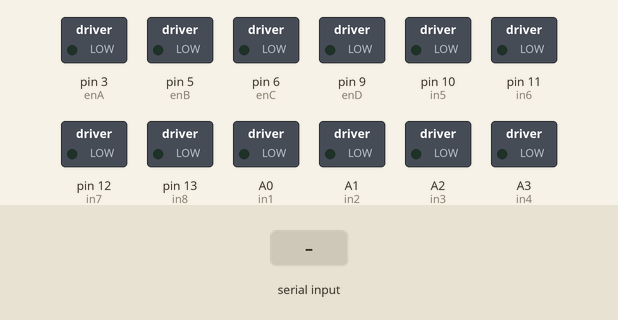
Recording of a sketch running on a simulated Arduino Mega 2560, built with avr-gcc and run on an emulated ATmega2560. On the bench: switched loads named in the sketch (green lamp = pin HIGH). The inputs (shaded band) are chosen by the test bench.

Above: at 1.2 s.
1.3 s: "A" received over the second serial link
At 1.9 s:
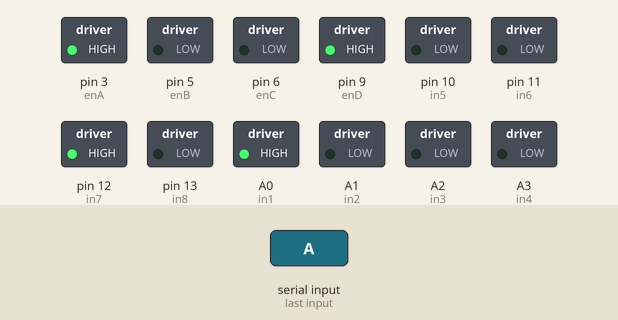
2.8 s: "B" received over the second serial link
At 4.0 s:
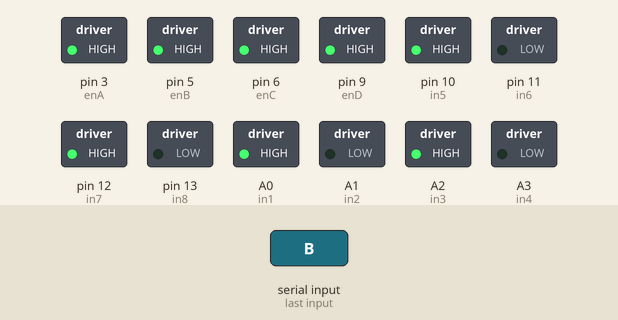
4.3 s: "D" received over the second serial link
At 5.3 s:
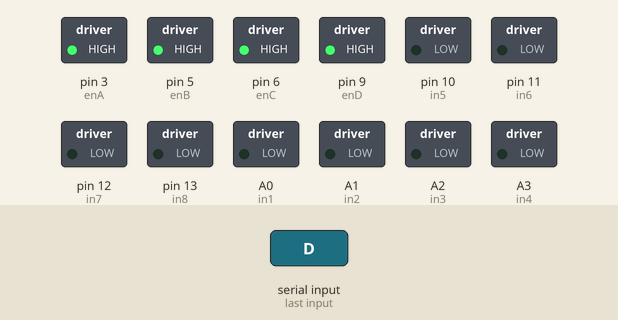
5.8 s: "E" received over the second serial link
At 6.5 s:
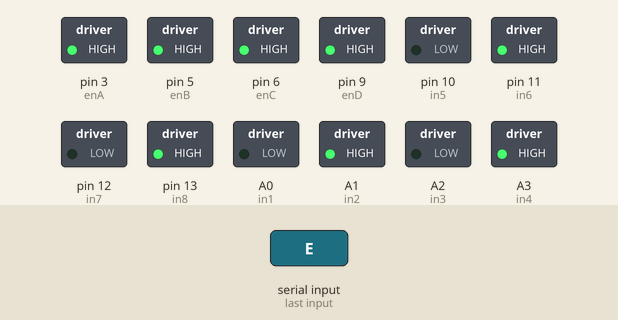
7.3 s: "A" received over the second serial link
At 7.6 s:
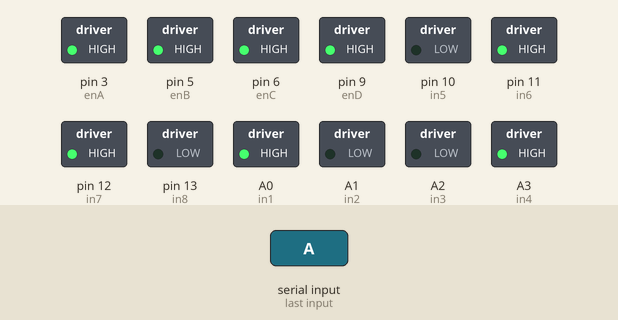
8.8 s: "C" received over the second serial link
At 10.0 s:
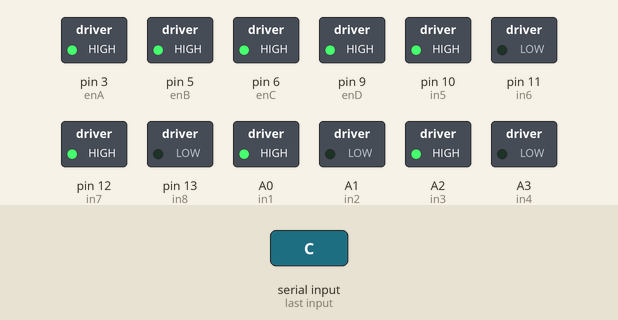
Timing chart, 0 to 11.3 s (numbered marks = the images above; inputs shaded):
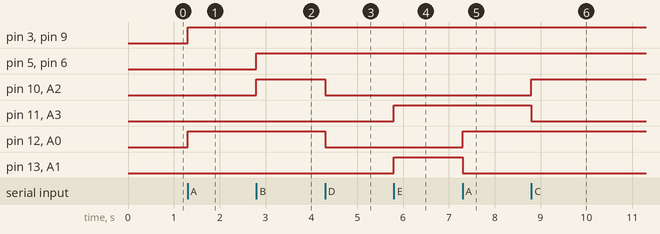

The sketch:

ForArduino.ino
```cpp
// motor one
int enA = 3;
int in1 = A0;
int in2 = A1;
// motor two
int enB = 5;
int in3 = A2;
int in4 = A3;

//motor three
int enC = 6;
int in5 = 10;
int in6 = 11;
//motor four
int enD = 9;
int in7 = 12;
int in8 = 13;


char remote;


void setup()
{
  // Set up both ports at 9600 baud. This value is most important
  // for the XBee. Make sure the baud rate matches the config
  // setting of your XBee.
  //XBee.begin(9600);
  //Serial.begin(9600);
  //while(!Serial){};
  Serial1.begin(9600);
  while(!Serial1){};

  pinMode(enA, OUTPUT);
  pinMode(enB, OUTPUT);
  pinMode(in1, OUTPUT);
  pinMode(in2, OUTPUT);
  pinMode(in3, OUTPUT);
  pinMode(in4, OUTPUT);

  pinMode(enC, OUTPUT);
  pinMode(enD, OUTPUT);
  pinMode(in5, OUTPUT);
  pinMode(in6, OUTPUT);
  pinMode(in7, OUTPUT);
  pinMode(in8, OUTPUT);
}

void loop()
{
  /*if (Serial.available())
  { // If data comes in from serial monitor, send it out to XBee
    XBee.write(Serial.read());
  }
  if (XBee.available())
  { // If data comes in from XBee, send it out to serial monitor
    Serial.write(XBee.read());
  }//*/


  if(Serial1.available())
  {
  //Serial.println((char)Serial1.read());
  remote = Serial1.read();
  }
  //Serial.println(remote);

  switch(remote){
      case 'A': //left stick
      // turn on motor B
      // turn on motor A
      digitalWrite(in1, HIGH);
      digitalWrite(in2, LOW);
      // set speed to 200 out of possible range 0~255
      analogWrite(enA, 255);
      // turn on motor D
      digitalWrite(in7, HIGH);
      digitalWrite(in8, LOW);
      // set speed to 200 out of possible range 0~255
      analogWrite(enD, 255);
        break;

      case 'B': //right stick
      digitalWrite(in3, HIGH);
      digitalWrite(in4, LOW);
      // set speed to 200 out of possible range 0~255
      analogWrite(enB, 255);
      // turn on motor C
      digitalWrite(in5, HIGH);
      digitalWrite(in6, LOW);
      // set speed to 200 out of possible range 0~255
      analogWrite(enC, 255);
        break;

      case 'C': //both sticks
      // turn on motor B
      digitalWrite(in3, HIGH);
      digitalWrite(in4, LOW);
      // set speed to 200 out of possible range 0~255
      analogWrite(enB, 255);
      // turn on motor C
      digitalWrite(in5, HIGH);
      digitalWrite(in6, LOW);
      // set speed to 200 out of possible range 0~255
      analogWrite(enC, 255);
      // turn on motor A
      digitalWrite(in1, HIGH);
      digitalWrite(in2, LOW);
      // set speed to 200 out of possible range 0~255
      analogWrite(enA, 255);
      // turn on motor D
      digitalWrite(in7, HIGH);
      digitalWrite(in8, LOW);
      // set speed to 200 out of possible range 0~255
      analogWrite(enD, 255);
        break;

      case 'D': //both not foward
      digitalWrite(in1, LOW);
      digitalWrite(in2, LOW);
      digitalWrite(in3, LOW);
      digitalWrite(in4, LOW);
      digitalWrite(in5, LOW);
      digitalWrite(in6, LOW);
      digitalWrite(in7, LOW);
      digitalWrite(in8, LOW);
        break;

      case 'E':
      digitalWrite(in1, LOW);
      digitalWrite(in2, HIGH);
      digitalWrite(in3, LOW);
      digitalWrite(in4, HIGH);
      digitalWrite(in5, LOW);
      digitalWrite(in6, HIGH);
      digitalWrite(in7, LOW);
      digitalWrite(in8, HIGH);
        break;

       case 'F':
      digitalWrite(in1, LOW);
      digitalWrite(in2, HIGH);
      digitalWrite(in7, LOW);
      digitalWrite(in8, HIGH);
        break;

       case 'G':
      digitalWrite(in3, LOW);
      digitalWrite(in4, HIGH);
      digitalWrite(in5, LOW);
      digitalWrite(in6, HIGH);
        break;
  } // */

  //delay(1000);
}
```

Measured:
- after the input at 1.3 s, pin 3 (enA), pin 9 (enD), pin 12 (in7), A0 (in1): LOW → HIGH at once
- after the input at 2.8 s, pin 5 (enB), pin 6 (enC), pin 10 (in5), A2 (in3): LOW → HIGH at once
- after the input at 4.3 s, pin 10 (in5), pin 12 (in7), A0 (in1), A2 (in3): HIGH → LOW at once
- after the input at 5.8 s, pin 11 (in6), pin 13 (in8), A1 (in2), A3 (in4): LOW → HIGH at once
- after the input at 7.3 s, pin 12 (in7), A0 (in1): LOW → HIGH at once; pin 13 (in8), A1 (in2): HIGH → LOW at once
- after the input at 8.8 s, pin 10 (in5), A2 (in3): LOW → HIGH at once; pin 11 (in6), A3 (in4): HIGH → LOW at once
